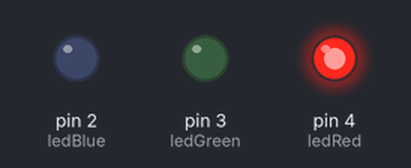
Simulated run of this sketch. Board: Arduino Uno, built with avr-gcc and run on an emulated ATmega328P. Parts: output pins drawn as LEDs (lit = HIGH).

Above: at 0.2 s.
At 0.7 s:
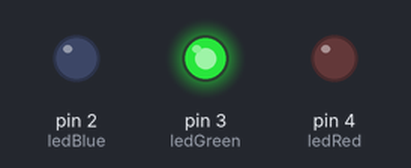
At 2.7 s:
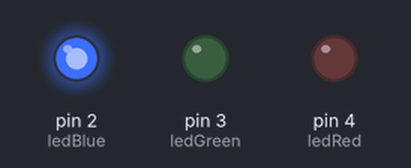
Timing chart, 0 to 3.5 s (numbered marks = the images above):
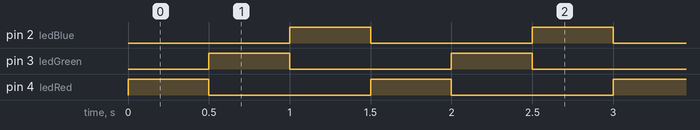

The sketch:

3_Led_Blink.ino
```cpp
int ledBlue = 2;
int ledGreen = 3;
int ledRed = 4;
int del = 500;


void setup() {
  pinMode(ledBlue, OUTPUT);
  pinMode(ledGreen, OUTPUT);
  pinMode(ledRed, OUTPUT);
}


void loop() {
  digitalWrite(ledRed, HIGH);
  delay(del);
  digitalWrite(ledRed, LOW);
  digitalWrite(ledGreen, HIGH);
  delay(del);
  digitalWrite(ledGreen, LOW);
  digitalWrite(ledBlue, HIGH);
  delay(del);
  digitalWrite(ledBlue, LOW);
}
```

Measured:
- by itself, pin 2 (ledBlue), pin 3 (ledGreen), pin 4 (ledRed): alternates HIGH for 0.50 s and LOW for 1.0 s
- by itself, everything shown: repeats every 1.5 s, in 4 steps
